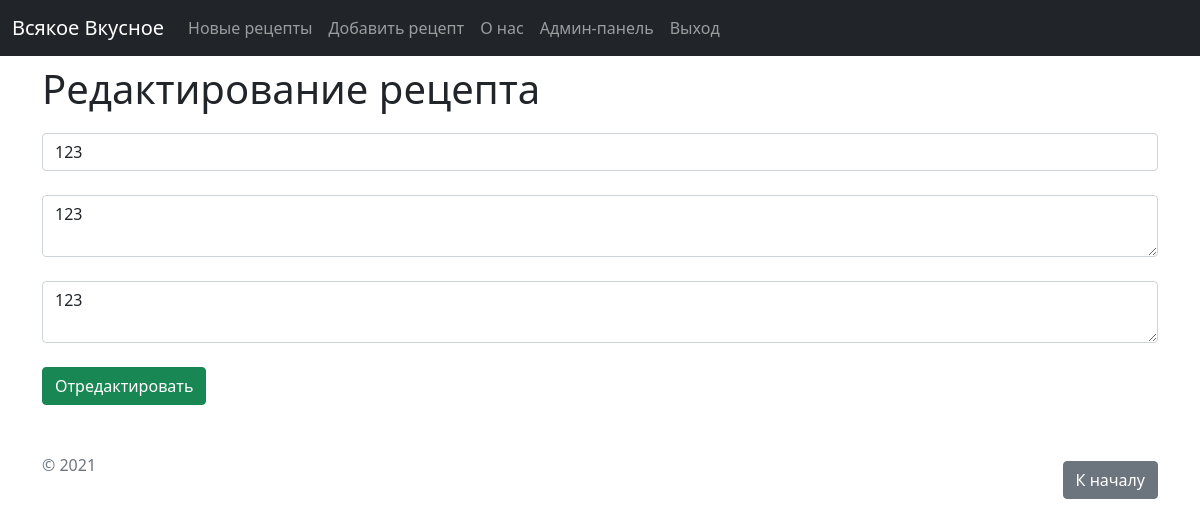
The page /feed/1/edit (signed in) on the database its author committed.
### main.py (models this page shows, shortened)
class Article(db.Model):                                # класс для сохранения записей (база данных)
    id = db.Column(db.Integer, primary_key=True)
    title = db.Column(db.String(100), nullable=False)
    intro = db.Column(db.String(300), nullable=False)
    text = db.Column(db.Text, nullable=False)
    date = db.Column(db.DateTime, default=datetime.utcnow)

### main.py (the view)
@app.route('/feed/<int:id>/edit', methods=['POST', 'GET'])
@login_required
def feed_edit(id):
    article = Article.query.get(id)
    if request.method == "POST":
        article.title = request.form['title']
        article.intro = request.form['intro']
        article.text = request.form['text']
        try:
            db.session.commit()
            return redirect('/feed')
        except:
            return "При редактировании рецепта произошла ошибка"
    else:
        return render_template("feed_edit.html", article=article)

### templates/feed_edit.html (shortened to what this page needs)
{% extends 'base.html' %}
{% block body %}
<div class="container mt-5">
    <h1>Редактирование рецепта</h1>
    <form method="post">
        <input type="text" name="title" id="title" class="form-control" value="{{ article.title }}" placeholder="Введите название рецепта"><br>
        <textarea name="intro" id="intro" class="form-control" placeholder="Введите краткое описание рецепта">{{ article.intro }}</textarea><br>
        <textarea name="text" id="text" class="form-control" placeholder="Введите подробное описание рецепта">{{ article.text }}</textarea><br>
        <input type="submit" class="btn btn-success" value="Отредактировать">
    </form>
</div>
{% endblock %}

### rows shown on the page
Article: title "123", intro "123", text "123"
